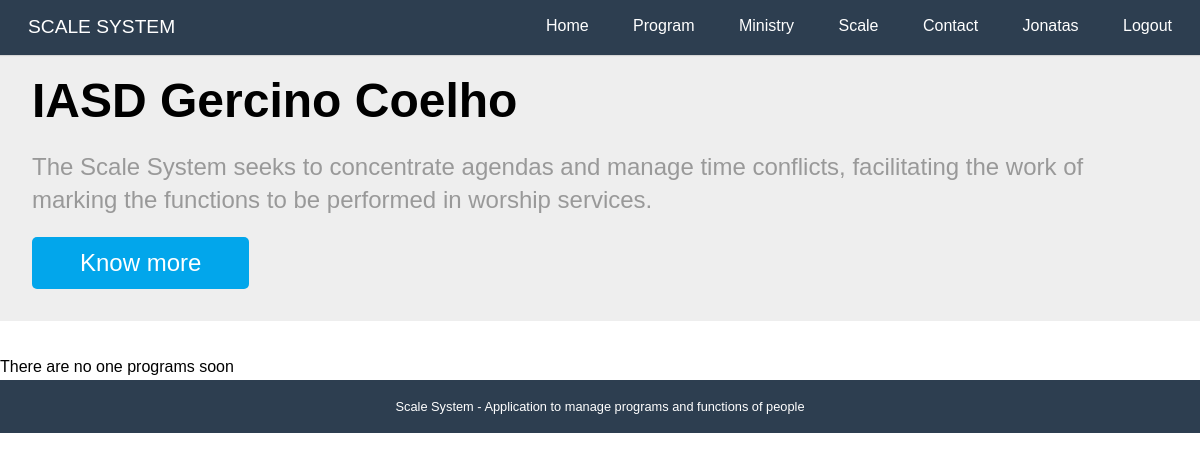
The app's page / (signed in), older data.
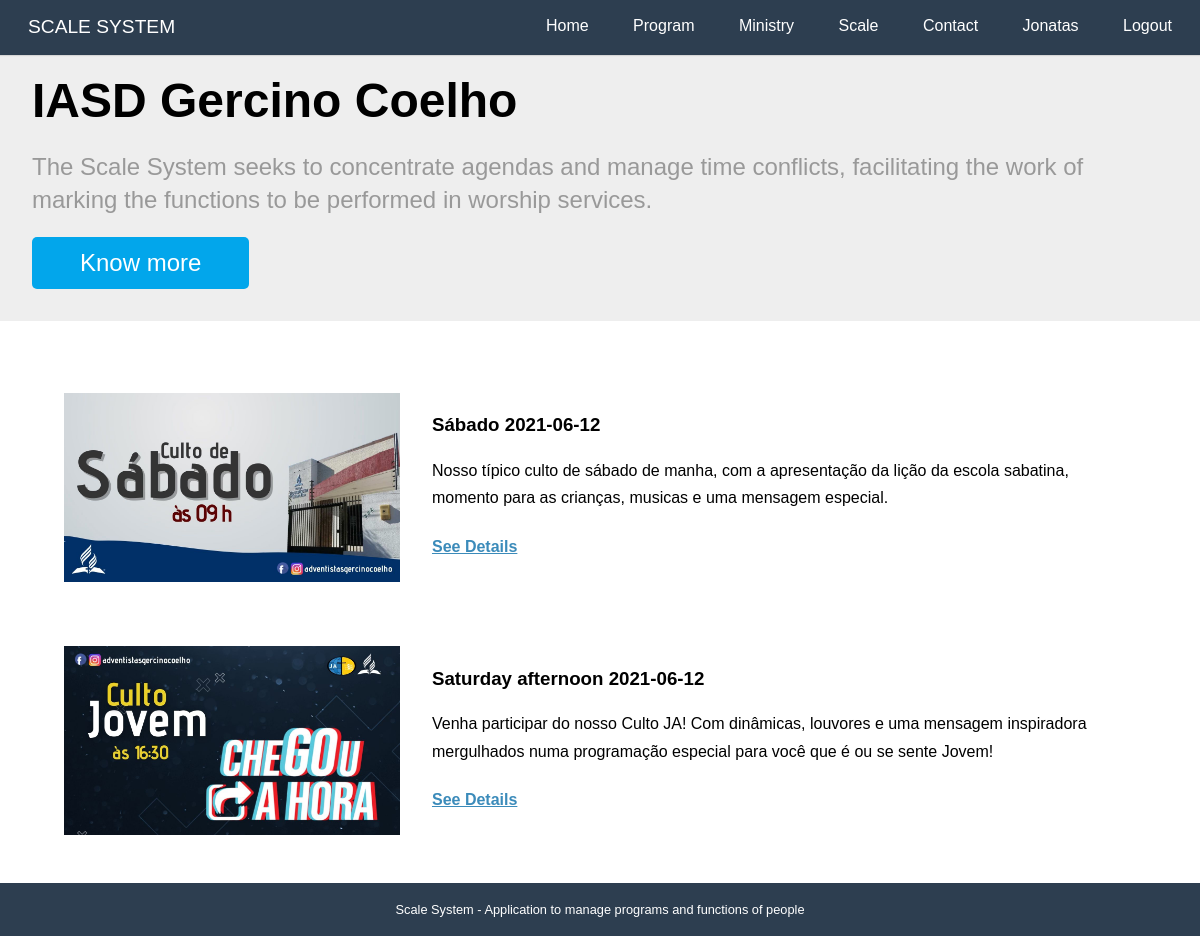
The same page, newer data.
### accounts/models.py (models this page shows, shortened)
class User(AbstractBaseUser, PermissionsMixin):
    username = models.CharField(_('User Name'), max_length=30, unique=True,
        validators = [validators.RegexValidator(re.compile('^[\w.@+-]+$'),
            'O nome de usuário não pode conter letras, digitos ou os seguintes caracteres: @/./+/-/+')])
    email = models.EmailField(_('E-mail'), unique=True)
    name = models.CharField(_('Name'), max_length=100, blank=True)
    telefone = PhoneNumberField(_("Telegram Phone Number"), blank=True)
    name_telegram = models.SlugField(_("Telegram User Name"), blank=True)
    id_telegram = models.SlugField(_("Telegram ID"), blank=True)
    is_active = models.BooleanField(_('Is Active?'), blank=True, default=True)
    is_staff = models.BooleanField(_('Is Staff?'), blank=True, default=False)
    date_joined = models.DateTimeField(_('Entry date'), auto_now_add = True)
    first_access = models.BooleanField(_('Already logged in?'), blank=True, default=False)
    objects = UserManager()
    USERNAME_FIELD  = 'username'
    REQUIRED_FIELDS = ['email']
    def __str__(self):
        return self.name or self.username
    def get_full_name(self):
        return str(self)
    def get_first_name(self):
        return self.get_full_name().split()[0]
    class Meta:
        verbose_name= 'Usuário'
        verbose_name_plural = 'Usuários'
        ordering = ['username']

### programs/models.py (models this page shows, shortened)
class Program (models.Model):
    SATURDAY = 'SA'
    SATURDAYAFTERNOON = 'JA'
    WEDNESDAY = 'WE'
    SUNDAY = 'SN'
    FRIDAY = 'FR'
    SPECIAL = 'SP'
    WEEKPFPRAYER = 'WP'
    PROGRAMTYPES = [
        (SATURDAY, _('Saturday')),
        (SATURDAYAFTERNOON, _('Saturday afternoon')),
        (WEDNESDAY, _('Wednesday')),
        (SUNDAY,_('Sunday')),
        (FRIDAY, _('Friday')),
        (SPECIAL, _('Special')),
        (WEEKPFPRAYER,_('Week of Prayer'))
    ]
    name = models.CharField(
        max_length=2,
        choices=PROGRAMTYPES
    )
    description = models.TextField(_('Simple Description'), blank=True)
    date = models.DateField(_("Date"), auto_now=False, auto_now_add=False, null=True,blank=False)
    image = models.ImageField(_("Image"), upload_to='program',null=True,blank=True)
    transmission = models.URLField(_("Transmission Link"), max_length=200,null=True,blank=True)
    room = models.URLField(_("Room Link"), max_length=200,null=True,blank=True)
    presential = models.BooleanField(_("Presential?"),default=False)
    iscription = models.BooleanField(_("Needs subscription?"),default=True)
    created_at = models.DateTimeField(_("Created at"), auto_now_add=True)
    updated_at = models.DateTimeField(_('Updated at'), auto_now=True)
    def typeprogram(self):
        for l in Program.PROGRAMTYPES:
            if l[0] == self.name:
                return _(l[1])
        return ""
    def __str__(self):
        return self.typeprogram() + ((' '+str(self.date)) if self.date else (" " + _("Template")))
    class Meta:
        verbose_name = _("Program")
        verbose_name_plural = _("Programs")
        ordering = ['date']

### core/views.py (the view)
# urls.py: path('', views.home, name='home'),
def home(request):
    context = {'resume': utils.resume_programs()}
    return render(request, "core/home.html", context)

### core/templatetags/call_method.py (called while the page is built)
@register.filter(name='has_group')
def has_group(user, group_name):
    return user.groups.filter(name=group_name).exists()

@register.filter(name='has_ministry')
def has_ministry(user):
    if my_engaged(user) or my_ministries(user):
        return True
    return False

### ministries/utils.py (called while the page is built)
def my_engaged(user):
    def m(x):
        return [x.ministry]
    def r(x,a):
        if x[0] and x[0] not in a:
            a.append(x[0])
        return a
    functions = list(Function.objects.filter(people = user))
    prog = ProgramTime.objects.filter(person = user)
    for pg in prog:
        functions.append(pg.function)
    if functions:
        return reduce(r,map(m,functions))
    else:
        return []

### programs/utils.py (called while the page is built)
def resume_programs():
    return Program.objects.filter(date__gte = date.today())[:3]

### core/templates/core/home.html
{% extends "base.html" %}
{% load i18n static %}
{% block content %}
<div class="splash">
    <div class="pure-g-r">
        <div class="pure-u-1">
            <div class="l-box splash-text">
                <h1 class="splash-head">
                    IASD Gercino Coelho
                </h1>
                <h2 class="splash-subhead">
                    {% translate "The Scale System seeks to concentrate agendas and manage time conflicts, facilitating the work of marking the functions to be performed in worship services." %}
                </h2>
                <p>
                    <a href="#" class="pure-button primary-button">{% translate "Know more" %}</a>
                </p>
            </div>
        </div>
    </div>
</div>
<div class="content">
    {% if resume %}
    {% for pg in resume %}
    <div class="pure-g-r content-ribbon">
        <div class="pure-u-1-3">
            <div class="l-box">
                {% if pg.image %}
                <img src="{{ pg.image.url }}" alt="{{ pg }}" />
                {% else %}
                <img src="{% static 'programs/img/400x250.png' %}" alt="{{ pg }}" />
                {% endif %}
            </div>
        </div>
        <div class="pure-u-2-3">
            <div class="l-box">
                <h3>{{pg}}</h3>
                <p>
                    {{pg.description}}
                </p>
                <h4><a href='{% url "programs:description" pg.pk %}'>{% translate "See Details" %}</a>
                </h4>
            </div>
        </div>
    </div>
    {% endfor %}
    {% else %}
    {% translate "There are no one programs soon" %}
    {% endif %}
</div>
{% endblock %}

### core/templates/base.html (shortened to what this page needs)
<!doctype html>
{% load static %}
{% load i18n call_method%}
<html lang="en">
<head>
    <link rel="stylesheet" href="{% static 'core/css/pure-min.css' %}">
    <link rel="stylesheet" href="{% static 'core/css/styles.css' %}" />
</head>
<body>
    <div class="header">
        <div class="home-menu pure-menu pure-menu-open pure-menu-horizontal pure-menu-fixed">
            <a class="pure-menu-heading" href="{% url 'core:home' %}">{% translate "SCALE SYSTEM"%}</a>
            <ul>
                <li class="pure-menu-selected"><a href="{% url 'core:home' %}">{% translate "Home" %}</a></li>
                <li><a href="{% url 'programs:dashboard' %}">{% translate "Program" %}</a></li>
                {% if user.is_authenticated %}
                <li><a href="{% url 'ministries:dashboard' %}">{% translate "Ministry" %}</a></li>
                {% if user|has_ministry %}
                <li><a href="{% url 'scales:dashboard' %}">{% translate "Scale" %}</a></li>
                {% endif %}
                {% endif %}
                <li><a href="{% url 'core:contact' %}">{% translate "Contact" %}</a></li>
                {% if user.is_authenticated %}
                <li><a href="{% url 'accounts:dashboard' %}">{{user.get_first_name}}</a></li>
                <li><a href="{% url 'accounts:logout' %}">{% translate "Logout" %}</a></li>
                {% else %}
                <li><a href="{% url 'accounts:login' %}">{% translate "Login" %}</a></li>
                {% endif %}
            </ul>
        </div>
    </div>
    <div class="content">
        {% block content %}{% endblock %}
        <div class="footer">
            {% translate 'Scale System - Application to manage programs and functions of people' %}
        </div>
    </div>
</body>
</html>

### core/static/core/css/pure-min.css (style rules this page uses)
html { font-size:100%;-ms-text-size-adjust:100%;-webkit-text-size-adjust:100% }
html,button,input,select,textarea { font-family:sans-serif }
body { margin:0 }
h1 { font-size:2em;margin:.67em 0 }
h2 { font-size:1.5em;margin:.83em 0 }
h3 { font-size:1.17em;margin:1em 0 }
h4 { font-size:1em;margin:1.33em 0 }
p,pre { margin:1em 0 }
dl,menu,ol,ul { margin:1em 0 }
menu,ol,ul { padding:0 0 0 40px }
img { border:0;-ms-interpolation-mode:bicubic }
.pure-button { display:inline-block;*display:inline;zoom:1;line-height:normal;white-space:nowrap;vertical-align:baseline;text-align:center;cursor:pointer;-webkit-user-drag:none;-webkit-user-select:none;-moz-user-select:none;-ms-user-select:none;user-select:none }
.pure-button { font-size:100%;*font-size:90%;*overflow:visible;padding:.5em 1.5em;color:#444;color:rgba(0,0,0,.8);*color:#444;border:1px solid #999;border:0 rgba(0,0,0,0);background-color:#E6E6E6;text-decoration:none;border-radius:2px;-webkit-transition:.1s linear -webkit-box-shadow;-moz-transition:.1s linear -moz-box-shadow;-ms-transition:.1s linear box-shadow;-o-transition:.1s linear box-shadow;transition:.1s linear box-shadow }
.pure-u-1,.pure-u-1-2,.pure-u-1-3,.pure-u-2-3,.pure-u-1-4,.pure-u-3-4,.pure-u-1-5,.pure-u-2-5,.pure-u-3-5,.pure-u-4-5,.pure-u-1-6,.pure-u-5-6,.pure-u-1-8,.pure-u-3-8,.pure-u-5-8,.pure-u-7-8,.pure-u-1-12,.pure-u-5-12,.pure-u-7-12,.pure-u-11-12,.pure-u-1-24,.pure-u-5-24,.pure-u-7-24,.pure-u-11-24,.pure-u-13-24,.pure-u-17-24,.pure-u-19-24,.pure-u-23-24 { display:inline-block;*display:inline;zoom:1;letter-spacing:normal;word-spacing:normal;vertical-align:top;text-rendering:auto }
.pure-u-1 { width:100% }
.pure-u-1-3 { width:33.3333%;*width:33.3023% }
.pure-u-2-3 { width:66.6667%;*width:66.6357% }
.pure-g-r { letter-spacing:-.31em;*letter-spacing:normal;*word-spacing:-.43em;font-family:FreeSans,Arimo,"Droid Sans",Helvetica,Arial,sans-serif;display:-webkit-flex;-webkit-flex-flow:row wrap;display:-ms-flexbox;-ms-flex-flow:row wrap }
.pure-g-r [class *="pure-u"] { font-family:sans-serif }
.pure-g-r img { max-width:100%;height:auto }
.pure-menu ul { position:absolute;visibility:hidden }
.pure-menu.pure-menu-open { visibility:visible;z-index:2;width:100% }
.pure-menu ul { left:-10000px;list-style:none;margin:0;padding:0;top:-10000px;z-index:1 }
.pure-menu>ul { position:relative }
.pure-menu-open>ul { left:0;top:0;visibility:visible }
.pure-menu li { position:relative }
.pure-menu a,.pure-menu .pure-menu-heading { display:block;color:inherit;line-height:1.5em;padding:5px 20px;text-decoration:none;white-space:nowrap }
.pure-menu.pure-menu-horizontal>.pure-menu-heading { display:inline-block;*display:inline;zoom:1;margin:0;vertical-align:middle }
.pure-menu.pure-menu-horizontal>ul { display:inline-block;*display:inline;zoom:1;vertical-align:middle;height:2.4em }
.pure-menu li a { padding:5px 20px }
.pure-menu-fixed { position:fixed;top:0;left:0;width:100% }
.pure-menu-horizontal li { display:inline-block;*display:inline;zoom:1;vertical-align:middle }
.pure-menu.pure-menu-open,.pure-menu.pure-menu-horizontal li .pure-menu-children { background:#fff;border:1px solid #b7b7b7 }
.pure-menu.pure-menu-horizontal,.pure-menu.pure-menu-horizontal .pure-menu-heading { border:0 }
.pure-menu a { border:1px solid transparent;border-left:0;border-right:0 }
.pure-menu a,.pure-menu .pure-menu-can-have-children>li:after { color:#777 }
.pure-menu .pure-menu-heading { color:#565d64;text-transform:uppercase;font-size:90%;margin-top:.5em;border-bottom-width:1px;border-bottom-style:solid;border-bottom-color:#dfdfdf }
.pure-menu .pure-menu-selected a { color:#000 }
.pure-menu.pure-menu-open.pure-menu-fixed { border:0;border-bottom:1px solid #b7b7b7 }

Row changes from the older to the newer data that the page shows:
added Program: image (picture), name+date "Sábado 2021-06-12", description "Nosso típico culto de sábado de manha, com a apresentação da lição da escola sabatina, momento para as crianças, musicas e uma mensagem especial."
added Program: image (picture), name+date "Saturday afternoon 2021-06-12", description "Venha participar do nosso Culto JA! Com dinâmicas, louvores e uma mensagem inspiradora mergulhados numa programação especial para você que é ou se sente Jovem!"
Text that changed along with them:
text no longer shown: "There are no one programs soon"
